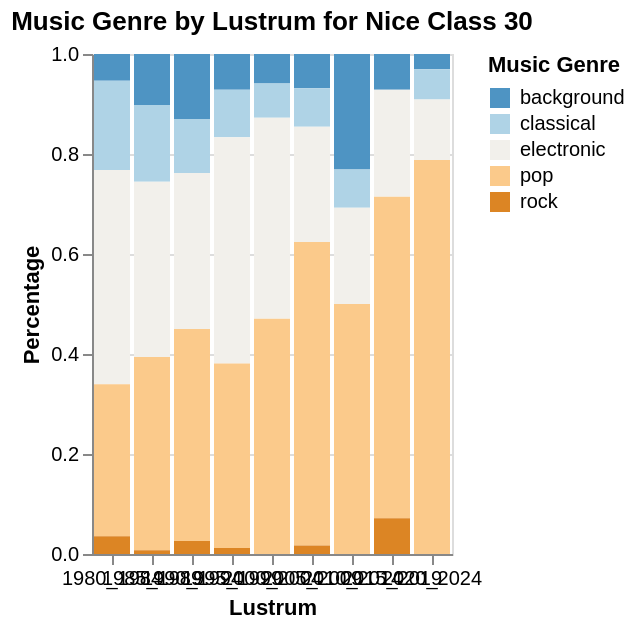

Source (Vega-Lite JSON):
### Vega-Lite specification from a JSON file in a GitHub repository (floating-point values rounded to 4 significant figures)
{"$schema": "https://vega.github.io/schema/vega-lite/v5.15.1.json", "config": {"view": {"continuousHeight": 300, "continuousWidth": 300}}, "data": {"name": "data-6dd00e79f855ba7264f9b7df8c844f54"}, "datasets": {"data-6dd00e79f855ba7264f9b7df8c844f54": [{"genre": "background", "lustrum": "1980_1984", "percentage": 0.05357}, {"genre": "background", "lustrum": "1985_1989", "percentage": 0.1022}, {"genre": "background", "lustrum": "1990_1994", "percentage": 0.1301}, {"genre": "background", "lustrum": "1995_1999", "percentage": 0.07143}, {"genre": "background", "lustrum": "2000_2004", "percentage": 0.05882}, {"genre": "background", "lustrum": "2005_2009", "percentage": 0.06838}, {"genre": "background", "lustrum": "2010_2014", "percentage": 0.2308}, {"genre": "background", "lustrum": "2015_2019", "percentage": 0.07143}, {"genre": "background", "lustrum": "2020_2024", "percentage": 0.0303}, {"genre": "classical", "lustrum": "1980_1984", "percentage": 0.1786}, {"genre": "classical", "lustrum": "1985_1989", "percentage": 0.1533}, {"genre": "classical", "lustrum": "1990_1994", "percentage": 0.1078}, {"genre": "classical", "lustrum": "1995_1999", "percentage": 0.09524}, {"genre": "classical", "lustrum": "2000_2004", "percentage": 0.06863}, {"genre": "classical", "lustrum": "2005_2009", "percentage": 0.07692}, {"genre": "classical", "lustrum": "2010_2014", "percentage": 0.07692}, {"genre": "classical", "lustrum": "2015_2019", "percentage": null}, {"genre": "classical", "lustrum": "2020_2024", "percentage": 0.06061}, {"genre": "electronic", "lustrum": "1980_1984", "percentage": 0.4286}, {"genre": "electronic", "lustrum": "1985_1989", "percentage": 0.3504}, {"genre": "electronic", "lustrum": "1990_1994", "percentage": 0.3123}, {"genre": "electronic", "lustrum": "1995_1999", "percentage": 0.4524}, {"genre": "electronic", "lustrum": "2000_2004", "percentage": 0.402}, {"genre": "electronic", "lustrum": "2005_2009", "percentage": 0.2308}, {"genre": "electronic", "lustrum": "2010_2014", "percentage": 0.1923}, {"genre": "electronic", "lustrum": "2015_2019", "percentage": 0.2143}, {"genre": "electronic", "lustrum": "2020_2024", "percentage": 0.1212}, {"genre": "pop", "lustrum": "1980_1984", "percentage": 0.3036}, {"genre": "pop", "lustrum": "1985_1989", "percentage": 0.3869}, {"genre": "pop", "lustrum": "1990_1994", "percentage": 0.4238}, {"genre": "pop", "lustrum": "1995_1999", "percentage": 0.369}, {"genre": "pop", "lustrum": "2000_2004", "percentage": 0.4706}, {"genre": "pop", "lustrum": "2005_2009", "percentage": 0.6068}, {"genre": "pop", "lustrum": "2010_2014", "percentage": 0.5}, {"genre": "pop", "lustrum": "2015_2019", "percentage": 0.6429}, {"genre": "pop", "lustrum": "2020_2024", "percentage": 0.7879}, {"genre": "rock", "lustrum": "1980_1984", "percentage": 0.03571}, {"genre": "rock", "lustrum": "1985_1989", "percentage": 0.007299}, {"genre": "rock", "lustrum": "1990_1994", "percentage": 0.02602}, {"genre": "rock", "lustrum": "1995_1999", "percentage": 0.0119}, {"genre": "rock", "lustrum": "2000_2004", "percentage": null}, {"genre": "rock", "lustrum": "2005_2009", "percentage": 0.01709}, {"genre": "rock", "lustrum": "2010_2014", "percentage": null}, {"genre": "rock", "lustrum": "2015_2019", "percentage": 0.07143}, {"genre": "rock", "lustrum": "2020_2024", "percentage": null}]}, "encoding": {"color": {"field": "genre", "legend": {"title": "Music Genre"}, "scale": {"scheme": "blueorange", "type": "quantize"}, "type": "nominal"}, "tooltip": [{"field": "lustrum", "title": "Lustrum", "type": "nominal"}, {"field": "genre", "title": "Music Genre", "type": "nominal"}, {"field": "percentage", "format": ".2f", "title": "Percentage", "type": "quantitative"}], "x": {"axis": {"labelAngle": 0, "title": "Lustrum"}, "field": "lustrum", "type": "nominal"}, "y": {"field": "percentage", "scale": {"domain": [0, 1]}, "title": "Percentage", "type": "quantitative"}}, "height": 250, "mark": {"type": "bar"}, "params": [{"bind": "scales", "name": "param_35", "select": {"encodings": ["x", "y"], "type": "interval"}}], "title": "Music Genre by Lustrum for Nice Class 30", "width": "container"}
